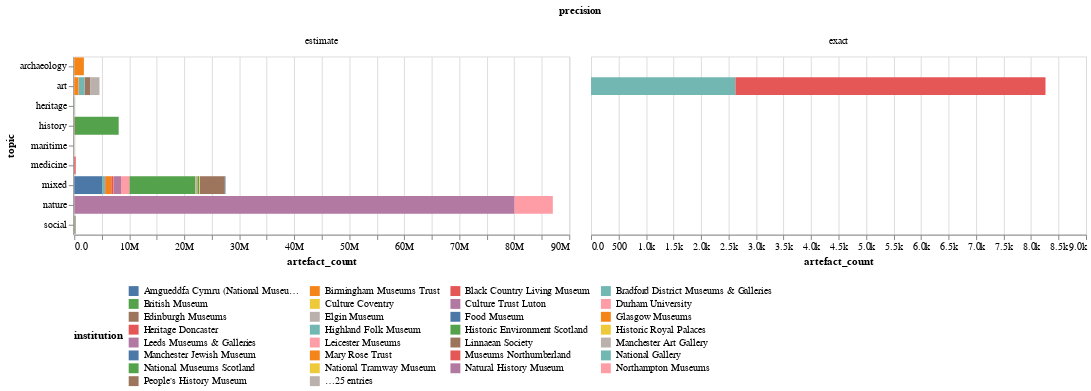

Notebook code cell kept with this figure:
### Markdown cell above
## Museum Object Collections by topic and precision

### Code cell
title = alt.TitleParams('Museum Object Collections by topic and precision', anchor='middle')
alt.Chart(museum_artefacts_df).mark_bar().encode(
        alt.Color('institution:N').legend(orient="bottom", columns=4, titleOrient="left"),
    column='precision:O',
    x='artefact_count:Q',
    tooltip=['institution', 'artefact_count'],
    y='topic:N'
).properties(width=500).resolve_scale(x='independent').configure(numberFormat='.2s')

### Figure 1 — Vega-Lite specification as saved in the notebook (floating-point values rounded to 4 significant figures)
{"config": {"view": {"continuousWidth": 300, "continuousHeight": 300}, "numberFormat": ".2s"}, "data": {"name": "data-232d901026643d8a0cee4131928ee18d"}, "mark": {"type": "bar"}, "encoding": {"color": {"field": "institution", "legend": {"orient": "bottom", "columns": 4, "titleOrient": "left"}, "type": "nominal"}, "column": {"field": "precision", "type": "ordinal"}, "tooltip": [{"field": "institution", "type": "nominal"}, {"field": "artefact_count", "type": "quantitative"}], "x": {"field": "artefact_count", "type": "quantitative"}, "y": {"field": "topic", "type": "nominal"}}, "resolve": {"scale": {"x": "independent"}}, "width": 500, "$schema": "https://vega.github.io/schema/vega-lite/v5.17.0.json", "datasets": {"data-232d901026643d8a0cee4131928ee18d": [{"institution": "University of Cambridge", "sector": "museum", "institution_type": "university", "topic": "mixed", "type": "object", "level": "item", "precision": "estimate", "artefact_count": 7000}, {"institution": "Durham University", "sector": "museum", "institution_type": "university", "topic": "mixed", "type": "object", "level": "item", "precision": "estimate", "artefact_count": 36000}, {"institution": "University College London", "sector": "museum", "institution_type": "university", "topic": "mixed", "type": "object", "level": "item", "precision": "estimate", "artefact_count": 164000}, {"institution": "University of Manchester", "sector": "museum", "institution_type": "university", "topic": "mixed", "type": "object", "level": "item", "precision": "estimate", "artefact_count": 4560000}, {"institution": "University of Birmingham", "sector": "museum", "institution_type": "university", "topic": "mixed", "type": "object", "level": "item", "precision": "estimate", "artefact_count": 250000}, {"institution": "University of Bristol", "sector": "museum", "institution_type": "university", "topic": "mixed", "type": "object", "level": "item", "precision": "estimate", "artefact_count": 100000}, {"institution": "University of Leicester", "sector": "museum", "institution_type": "university", "topic": "mixed", "type": "object", "level": "item", "precision": "estimate", "artefact_count": 25000}, {"institution": "Royal College of Surgeons", "sector": "museum", "institution_type": "university", "topic": "medicine", "type": "object", "level": "item", "precision": "estimate", "artefact_count": 3500}, {"institution": "Amgueddfa Cymru (National Museum Wales)", "sector": "museum", "institution_type": "museum", "topic": "mixed", "type": "object", "level": "item", "precision": "estimate", "artefact_count": 5054426}, {"institution": "Historic Royal Palaces", "sector": "museum", "institution_type": "building", "topic": "mixed", "type": "object", "level": "item", "precision": "estimate", "artefact_count": 60000}, {"institution": "National Museums Scotland", "sector": "museum", "institution_type": "museum", "topic": "mixed", "type": "object", "level": "item", "precision": "estimate", "artefact_count": 12000000}, {"institution": "National Tramway Museum", "sector": "museum", "institution_type": "museum", "topic": "mixed", "type": "object", "level": "item", "precision": "estimate", "artefact_count": 46690}, {"institution": "Historic Environment Scotland", "sector": "museum", "institution_type": "museum", "topic": "heritage", "type": "object", "level": "item", "precision": "estimate", "artefact_count": 41000}, {"institution": "People's History Museum", "sector": "museum", "institution_type": "museum", "topic": "social", "type": "object", "level": "item", "precision": "estimate", "artefact_count": 5680}, {"institution": "Portable Antiquities Scheme", "sector": "museum", "institution_type": "museum", "topic": "archaeology", "type": "object", "level": "item", "precision": "estimate", "artefact_count": 1751232}, {"institution": "Royal Botanic Gardens Kew", "sector": "museum", "institution_type": "museum", "topic": "nature", "type": "object", "level": "item", "precision": "estimate", "artefact_count": 7000000}, {"institution": "Royal Collection", "sector": "museum", "institution_type": "museum", "topic": "art", "type": "object", "level": "item", "precision": "estimate", "artefact_count": 1000000}, {"institution": "Royal Academy of Arts", "sector": "museum", "institution_type": "gallery", "topic": "art", "type": "object", "level": "item", "precision": "estimate", "artefact_count": 31985}, {"institution": "William Morris Gallery", "sector": "museum", "institution_type": "gallery", "topic": "art", "type": "object", "level": "item", "precision": "estimate", "artefact_count": 10000}, {"institution": "Linnaean Society", "sector": "museum", "institution_type": "society", "topic": "nature", "type": "object", "level": "item", "precision": "estimate", "artefact_count": 14668}, {"institution": "Manchester Jewish Museum", "sector": "museum", "institution_type": "museum", "topic": "social", "type": "object", "level": "item", "precision": "estimate", "artefact_count": 31000}, {"institution": "Mary Rose Trust", "sector": "museum", "institution_type": "museum", "topic": "maritime", "type": "object", "level": "item", "precision": "estimate", "artefact_count": 19000}, {"institution": "Food Museum", "sector": "museum", "institution_type": "museum", "topic": "social", "type": "object", "level": "item", "precision": "estimate", "artefact_count": 40000}, {"institution": "Pier Arts Centre", "sector": "museum", "institution_type": "gallery", "topic": "art", "type": "object", "level": "item", "precision": "estimate", "artefact_count": 180}, {"institution": "Postal Museum", "sector": "museum", "institution_type": "museum", "topic": "social", "type": "object", "level": "item", "precision": "estimate", "artefact_count": 60000}, {"institution": "Royal Scottish Academy of Art & Architecture", "sector": "museum", "institution_type": "museum", "topic": "art", "type": "object", "level": "item", "precision": "estimate", "artefact_count": 9000}, {"institution": "Wellcome Collection", "sector": "museum", "institution_type": "museum", "topic": "medicine", "type": "object", "level": "item", "precision": "estimate", "artefact_count": 250000}, {"institution": "Birmingham Museums Trust", "sector": "museum", "institution_type": "museum", "topic": "art", "type": "object", "level": "item", "precision": "estimate", "artefact_count": 800000}, {"institution": "Black Country Living Museum", "sector": "museum", "institution_type": "museum", "topic": "history", "type": "object", "level": "item", "precision": "estimate", "artefact_count": 80000}, {"institution": "Bradford District Museums & Galleries", "sector": "museum", "institution_type": "museum", "topic": "mixed", "type": "object", "level": "item", "precision": "estimate", "artefact_count": 387837}, {"institution": "Culture Coventry", "sector": "museum", "institution_type": "museum", "topic": "mixed", "type": "object", "level": "item", "precision": "estimate", "artefact_count": 670}, {"institution": "Culture Trust Luton", "sector": "museum", "institution_type": "museum", "topic": "mixed", "type": "object", "level": "item", "precision": "estimate", "artefact_count": 5051}, {"institution": "Elgin Museum", "sector": "museum", "institution_type": "museum", "topic": "mixed", "type": "object", "level": "item", "precision": "estimate", "artefact_count": 36000}, {"institution": "Glasgow Museums", "sector": "museum", "institution_type": "museum", "topic": "mixed", "type": "object", "level": "item", "precision": "estimate", "artefact_count": 1000000}, {"institution": "Heritage Doncaster", "sector": "museum", "institution_type": "museum", "topic": "mixed", "type": "object", "level": "item", "precision": "estimate", "artefact_count": 405000}, {"institution": "Highland Folk Museum", "sector": "museum", "institution_type": "museum", "topic": "social", "type": "object", "level": "item", "precision": "estimate", "artefact_count": 10000}, {"institution": "Leeds Museums & Galleries", "sector": "museum", "institution_type": "museum", "topic": "mixed", "type": "object", "level": "item", "precision": "estimate", "artefact_count": 1300000}, {"institution": "Leicester Museums", "sector": "museum", "institution_type": "museum", "topic": "mixed", "type": "object", "level": "item", "precision": "estimate", "artefact_count": 1500000}, {"institution": "Manchester Art Gallery", "sector": "museum", "institution_type": "gallery", "topic": "art", "type": "object", "level": "item", "precision": "estimate", "artefact_count": 50000}, {"institution": "Edinburgh Museums", "sector": "museum", "institution_type": "museum", "topic": "mixed", "type": "object", "level": "item", "precision": "estimate", "artefact_count": 220000}, {"institution": "Museums Northumberland", "sector": "museum", "institution_type": "museum", "topic": "mixed", "type": "object", "level": "item", "precision": "estimate", "artefact_count": 25000}, {"institution": "Northampton Museums", "sector": "museum", "institution_type": "museum", "topic": "mixed", "type": "object", "level": "item", "precision": "estimate", "artefact_count": 44024}, {"institution": "Poole Museums", "sector": "museum", "institution_type": "museum", "topic": "mixed", "type": "object", "level": "item", "precision": "estimate", "artefact_count": 50000}, {"institution": "Potteries Museum and Art Gallery", "sector": "museum", "institution_type": "museum", "topic": "art", "type": "object", "level": "item", "precision": "estimate", "artefact_count": 1000000}, {"institution": "Preston Park Museum & Grounds", "sector": "museum", "institution_type": "museum", "topic": "social", "type": "object", "level": "item", "precision": "estimate", "artefact_count": 100000}, {"institution": "Ripon Museums", "sector": "museum", "institution_type": "museum", "topic": "social", "type": "object", "level": "item", "precision": "estimate", "artefact_count": 9000}, {"institution": "Salisbury Museum", "sector": "museum", "institution_type": "museum", "topic": "mixed", "type": "object", "level": "item", "precision": "estimate", "artefact_count": 100000}, {"institution": "Wakefield Museums and Castles Collections", "sector": "museum", "institution_type": "museum", "topic": "mixed", "type": "object", "level": "item", "precision": "estimate", "artefact_count": 111000}, {"institution": "Weald and Downland Living Museum", "sector": "museum", "institution_type": "museum", "topic": "mixed", "type": "object", "level": "item", "precision": "estimate", "artefact_count": 15000}, {"institution": "Victoria & Albert Museum", "sector": "museum", "institution_type": "museum", "topic": "art", "type": "object", "level": "item", "precision": "estimate", "artefact_count": 1691513}, {"institution": "National Gallery", "sector": "museum", "institution_type": "gallery", "topic": "art", "type": "object", "level": "item", "precision": "exact", "artefact_count": 2626}, {"institution": "Natural History Museum", "sector": "museum", "institution_type": "museum", "topic": "nature", "type": "object", "level": "item", "precision": "estimate", "artefact_count": 80000000}, {"institution": "The Wallace Collection", "sector": "museum", "institution_type": "museum", "topic": "art", "type": "object", "level": "item", "precision": "exact", "artefact_count": 5637}, {"institution": "British Museum", "sector": "museum", "institution_type": "museum", "topic": "history", "type": "object", "level": "item", "precision": "estimate", "artefact_count": 8000000}]}}
